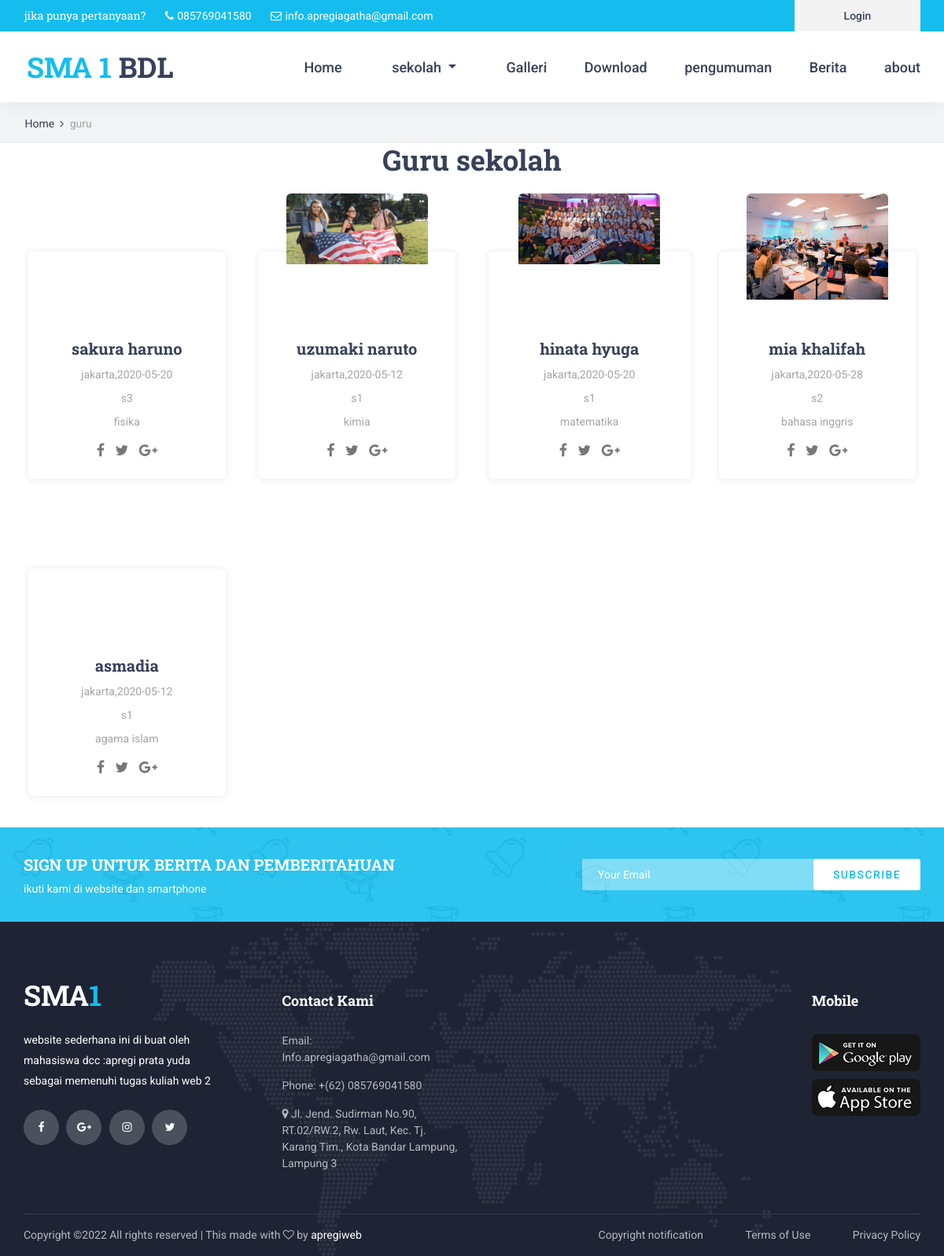
Page /index.php/home/guru on the committed database.
### tables this page shows
CREATE TABLE `setting` (
  `id` int(11) NOT NULL,
  `nama_sekolah` varchar(255) NOT NULL,
  `alamat` varchar(100) NOT NULL,
  `no_telp` varchar(100) NOT NULL,
  `kepala_sekolah` varchar(100) NOT NULL,
  `nip` varchar(100) NOT NULL,
  `visi_sekolah` text NOT NULL,
  `misi_sekolah` text NOT NULL,
  `foto_kepsek` varchar(255) NOT NULL,
  `sejarah` text NOT NULL
);

CREATE TABLE `guru` (
  `id_guru` int(11) NOT NULL,
  `nip` varchar(100) NOT NULL,
  `nama` varchar(100) NOT NULL,
  `tempat_lahir` varchar(100) NOT NULL,
  `tgl_lahir` date NOT NULL,
  `id_mapel` int(11) NOT NULL,
  `pendidikan` varchar(100) NOT NULL,
  `foto` varchar(100) NOT NULL
);

CREATE TABLE `mapel` (
  `id_mapel` int(11) NOT NULL,
  `nama_mapel` varchar(255) NOT NULL
);

### application/views/layout/v_wrapper.php (called while the page is built)
<?php
require_once('v_head.php');
require_once('v_header.php');
require_once('v_nav.php');
require_once('v_content.php');
require_once('v_footer.php');
  ?>

### application/controllers/Home.php (called while the page is built, shortened)
<?php
class Home extends CI_Controller {
	public function __construct()
 	{
 		$this->load->model('M_home');
 		$this->load->model('M_guru');
 	}
	public function guru()
	{
		$data = array('title' => 'guru',
			           'guru'  => $this->M_home->guru(),
			           'isi' => 'v_guru'
	);
		$this->load->view('layout/v_wrapper', $data, FALSE);
	}
}
 ?>

### index.php (called while the page is built, shortened)
<?php
require_once BASEPATH.'core/CodeIgniter.php';

### application/models/M_setting.php (called while the page is built, shortened)
<?php
class m_setting extends CI_model
{
	public function detail_sekolah()
	{
		$this->db->select('*');
		$this->db->from('setting');
		$this->db->order_by('id','desc');
		return $this->db->get()->row();
	}
}
  ?>

### application/views/layout/v_content.php (called while the page is built)
<?php
if($isi){
	$this->load->view($isi);
}
 ?>

### application/models/M_home.php (called while the page is built, shortened)
<?php
class M_home extends CI_model
{
  public function guru()
	{
	  	$this->db->select('*');
		$this->db->from('guru');
		$this->db->join('mapel','mapel.id_mapel = guru.id_mapel', 'left');
		$this->db->order_by('id_guru','desc');
		return $this->db->get()->result();
	}
}
 ?>

### application/views/v_guru.php (the view)
<div class="home">
	<div class="breadcrumbs_container">
		<div class="container">
			<div class="row">
				<div class="col">
					<div class="breadcrumbs">
						<ul>
							<li><a href="<?= base_url()?>">Home</a></li>
							<li>guru</li>
						</ul>
					</div>
				</div>
			</div>
		</div>
	</div>
</div>
<div class="">
		<div class="container">
			<div class="row">
				 <div class="col-lg-12 text-center">
				 	<h2>Guru sekolah</h2><br>
				 </div>
 <?php  foreach ($guru as $key => $value) { ?>
			<div class="col-lg-3 col-md-6 team_col">
				<div class="team_item">
					<div class="team_image"><img src="<?= base_url('fotog/'.$value->foto) ?>" alt=""></div>
					<div class="team_body">
						<div class="team_title"><a href=""><?= $value->nama?></a></div>
						<div class="team_title"><a href="#"></a><?= $value->tempat_lahir?>,<?= $value->tgl_lahir?></div>
						<div class="team_title"><a href="#"></a><?= $value->pendidikan?></div>
						<div class="team_title"><a href="#"></a><?= $value->nama_mapel?></div>
						<div class="social_list">
							<ul>
								<li><a href="#"><i class="fa fa-facebook" aria-hidden="true"></i></a></li>
								<li><a href="#"><i class="fa fa-twitter" aria-hidden="true"></i></a></li>
								<li><a href="#"><i class="fa fa-google-plus" aria-hidden="true"></i></a></li>
							</ul>
						</div>
					</div>
				</div>
			</div>
				<?php } ?>
		</div>
		</div>
	</div>
</div>
<div class="newsletter">
	<div class="newsletter_background" style="background-image:url(<?= base_url()?>template/front-end/images/newsletter_background.jpg)"></div>
	<div class="container">
		<div class="row">
			<div class="col">
				<div class="newsletter_container d-flex flex-lg-row flex-column align-items-center justify-content-start">
					<div class="newsletter_content text-lg-left text-center">
						<div class="newsletter_title">sign up untuk berita dan pemberitahuan</div>
						<div class="newsletter_subtitle">ikuti kami di website dan smartphone</div>
					</div>
					<div class="newsletter_form_container ml-lg-auto">
						<form action="#" id="newsletter_form" class="newsletter_form d-flex flex-row align-items-center justify-content-center">
							<input type="email" class="newsletter_input" placeholder="Your Email" required="required">
							<button type="submit" class="newsletter_button">subscribe</button>
						</form>
					</div>
				</div>
			</div>
		</div>
	</div>
</div>

### application/views/layout/v_head.php (shortened to what this page needs)
<!DOCTYPE html>
<html lang="en">
<head>
<link rel="stylesheet" type="text/css" href="<?= base_url() ?>template/front-end/styles/bootstrap4/bootstrap.min.css">
<link href="<?= base_url() ?>template/front-end/plugins/font-awesome-4.7.0/css/font-awesome.min.css" rel="stylesheet" type="text/css">
<link rel="stylesheet" type="text/css" href="<?= base_url() ?>template/front-end/plugins/OwlCarousel2-2.2.1/owl.carousel.css">
<link rel="stylesheet" type="text/css" href="<?= base_url() ?>template/front-end/plugins/OwlCarousel2-2.2.1/owl.theme.default.css">
<link rel="stylesheet" type="text/css" href="<?= base_url() ?>template/front-end/plugins/OwlCarousel2-2.2.1/animate.css">
<link rel="stylesheet" type="text/css" href="<?= base_url() ?>template/front-end/styles/main_styles.css">
<link rel="stylesheet" type="text/css" href="<?= base_url() ?>template/front-end/styles/responsive.css">
<link rel="stylesheet" type="text/css" href="<?= base_url() ?>template/front-end/styles/contact.css">
<link rel="stylesheet" type="text/css" href="<?= base_url() ?>template/front-end/styles/contact_responsive.css">
<link rel="stylesheet" type="text/css" href="<?= base_url() ?>template/datatable/datatables.min.css"/>
<link href="<?= base_url() ?>template/front-end/plugins/colorbox/colorbox.css" rel="stylesheet" type="text/css">
<link rel="stylesheet" type="text/css" href="<?= base_url() ?>template/front-end/styles/courses.css">
<link rel="stylesheet" type="text/css" href="<?= base_url() ?>template/front-end/styles/courses_responsive.css">
<link rel="stylesheet" type="text/css" href="<?= base_url() ?>template/front-end/styles/blog_single.css">
<link rel="stylesheet" type="text/css" href="<?= base_url() ?>template/front-end/styles/blog_single_responsive.css">
<link rel="stylesheet" type="text/css" href="<?= base_url() ?>template/front-end/styles/about.css">
<link rel="stylesheet" type="text/css" href="<?= base_url() ?>template/front-end/styles/about_responsive.css">
</head>

### application/views/layout/v_header.php
<body>
<?php
$setting = $this->m_setting->detail_sekolah();
?>
<div class="super_container">
	<header class="header">
		<div class="top_bar">
			<div class="top_bar_container">
				<div class="container">
					<div class="row">
						<div class="col">
							<div class="top_bar_content d-flex flex-row align-items-center justify-content-start">
								<ul class="top_bar_contact_list">
									<li><div class="question">jika punya pertanyaan?</div></li>
									<li>
										<i class="fa fa-phone" aria-hidden="true"></i>
										<div><?= $setting->no_telp?></div>
									</li>
									<li>
										<i class="fa fa-envelope-o" aria-hidden="true"></i>
										<div>info.apregiagatha@gmail.com</div>
									</li>
								</ul>
								<div class="top_bar_login ml-auto">
									<div class="login_button"><a href="<?= base_url('login') ?>">Login</a></div>
								</div>
							</div>
						</div>
					</div>
				</div>
			</div>
		</div>

### application/views/layout/v_nav.php (shortened to what this page needs)
	<div class="header_container">
		<div class="container">
			<div class="row">
				<div class="col">
					<div class="header_content d-flex flex-row align-items-center justify-content-start">
						<div class="logo_container">
							<a href="<?= base_url() ?>">
								<div class="logo_text"><span>SMA 1</span> BDL</div>
							</a>
						</div>
						<nav class="main_nav_contaner ml-auto">
							<ul class="main_nav">
								<li class=""><a href="<?= base_url('Home') ?>">Home</a></li>
	<li class="nav-item dropdown">
       <a class="nav-link dropdown-toggle" href="#" id="navbarDropdown" role="button" data-toggle="dropdown" aria-haspopup="true" aria-expanded="false">
         sekolah
       </a>
     </li>
								<li><a href="<?= base_url('Home/galerry') ?>">Galleri</a></li>
								<li><a href="<?= base_url('Home/download')?>">Download</a></li>
								<li><a href="<?= base_url('Home/pengumuman')?>">pengumuman</a></li>
								<li><a href="<?= base_url('Home/berita')?>">Berita</a></li>
								<li><a href="<?= base_url('Home/about')?>">about</a></li>
							</ul>
						</nav>
					</div>
				</div>
			</div>
		</div>
	</div>
</header>

### application/views/layout/v_footer.php (shortened to what this page needs)
<?php
$setting = $this->m_setting->detail_sekolah();
?>
	<footer class="footer">
		<div class="footer_background" style="background-image:url(<?= base_url() ?>template/front-end/images/footer_background.png)"></div>
		<div class="container">
			<div class="row footer_row">
				<div class="col">
					<div class="footer_content">
						<div class="row">
							<div class="col-lg-3 footer_col">
								<div class="footer_section footer_about">
									<div class="footer_logo_container">
										<a href="<?= base_url() ?>template/front-end/">
											<div class="footer_logo_text">SMA<span>1</span></div>
										</a>
									</div>
									<div class="footer_about_text">
										<p>website sederhana ini di buat oleh mahasiswa dcc :apregi prata yuda sebagai memenuhi tugas kuliah web 2</p>
									</div>
									<div class="footer_social">
										<ul>
											<li><a href="#"><i class="fa fa-facebook" aria-hidden="true"></i></a></li>
											<li><a href="#"><i class="fa fa-google-plus" aria-hidden="true"></i></a></li>
											<li><a href="#"><i class="fa fa-instagram" aria-hidden="true"></i></a></li>
											<li><a href="#"><i class="fa fa-twitter" aria-hidden="true"></i></a></li>
										</ul>
									</div>
								</div>
							</div>
							<div class="col-lg-3 footer_col">
								<div class="footer_section footer_contact">
									<div class="footer_title">Contact Kami</div>
									<div class="footer_contact_info">
										<ul>
											<li>Email: Info.apregiagatha@gmail.com</li>
											<li>Phone:  +(62) <?= $setting->no_telp?></li>
											<li><i class="fa fa-map-marker"></i> <?= $setting->alamat?></li>
										</ul>
									</div>
								</div>
							</div>
							<div class="col-lg-3 footer_col">
							</div>
							<div class="col-lg-3 footer_col clearfix">
								<div class="footer_section footer_mobile">
									<div class="footer_title">Mobile</div>
									<div class="footer_mobile_content">
										<div class="footer_image"><a href="#"><img src="<?= base_url() ?>template/front-end/images/mobile_1.png" alt=""></a></div>
										<div class="footer_image"><a href="#"><img src="<?= base_url() ?>template/front-end/images/mobile_2.png" alt=""></a></div>
									</div>
								</div>
							</div>
						</div>
					</div>
				</div>
			</div>
			<div class="row copyright_row">
				<div class="col">
					<div class="copyright d-flex flex-lg-row flex-column align-items-center justify-content-start">
						<div class="cr_text">
Copyright &copy;<script>document.write(new Date().getFullYear());</script> All rights reserved | This made with <i class="fa fa-heart-o" aria-hidden="true"></i> by <a href="https://apregi.com" target="_blank">apregiweb</a>
</div>
						<div class="ml-lg-auto cr_links">
							<ul class="cr_list">
								<li><a href="#">Copyright notification</a></li>
								<li><a href="#">Terms of Use</a></li>
								<li><a href="#">Privacy Policy</a></li>
							</ul>
						</div>
					</div>
				</div>
			</div>
		</div>
	</footer>
</body>
</html>

### rows in the picture
setting: no_telp "085769041580", alamat "Jl. Jend. Sudirman No.90, RT.02/RW.2, Rw. Laut, Kec. Tj. Karang Tim., Kota Bandar Lampung, Lampung 3"
guru: nama "sakura haruno", tempat_lahir "jakarta", tgl_lahir "2020-05-20", pendidikan "s3", id_mapel.nama_mapel "fisika"
guru: foto (picture), nama "uzumaki naruto", tempat_lahir "jakarta", tgl_lahir "2020-05-12", pendidikan "s1", id_mapel.nama_mapel "kimia"
guru: foto (picture), nama "hinata hyuga", tempat_lahir "jakarta", tgl_lahir "2020-05-20", pendidikan "s1", id_mapel.nama_mapel "matematika"
guru: foto (picture), nama "mia khalifah", tempat_lahir "jakarta", tgl_lahir "2020-05-28", pendidikan "s2", id_mapel.nama_mapel "bahasa inggris"
guru: nama "asmadia", tempat_lahir "jakarta", tgl_lahir "2020-05-12", pendidikan "s1", id_mapel.nama_mapel "agama islam"
